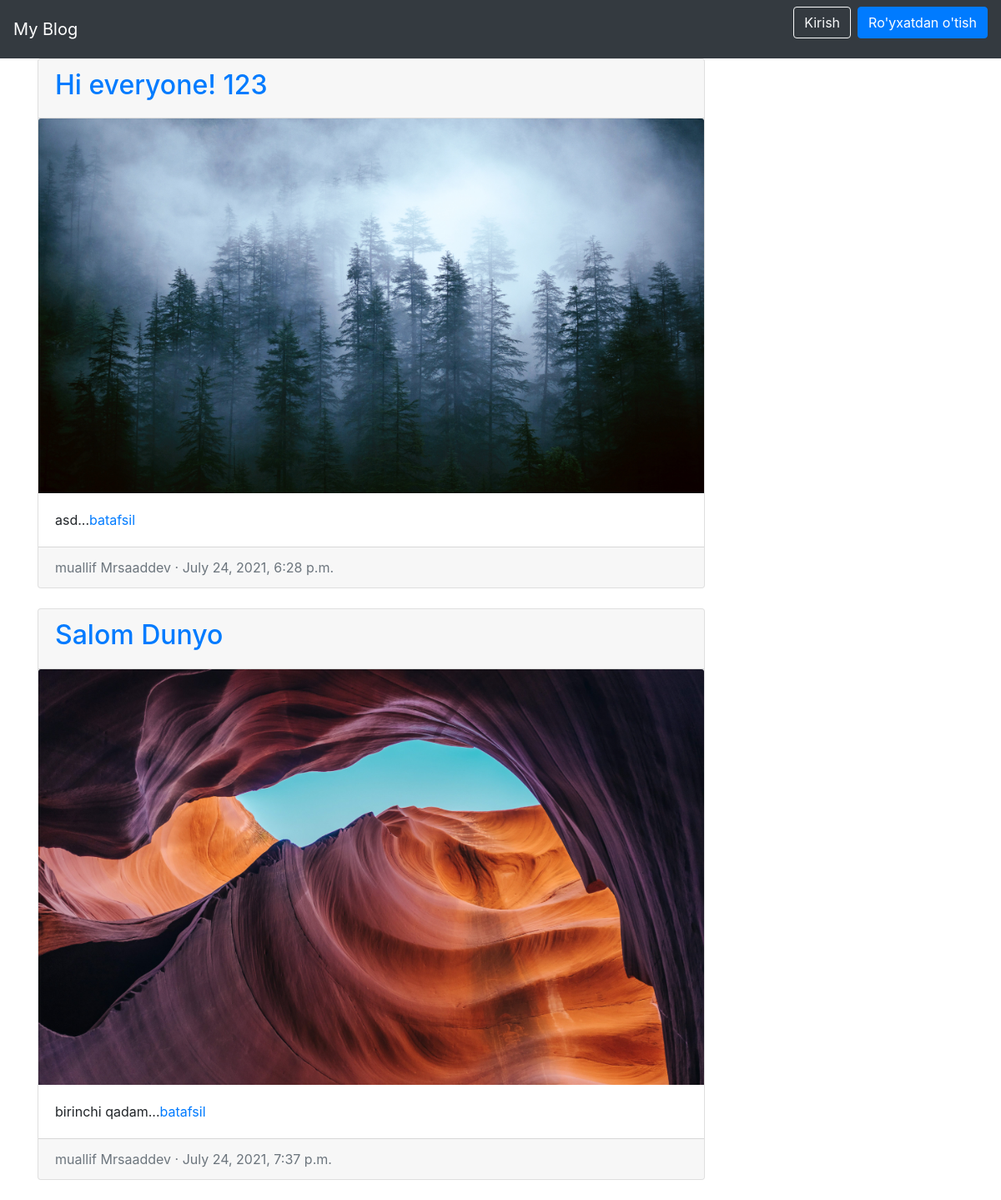
The app's page /articles/ with its own data.
### articles/models.py (models this page shows, shortened)
class Article(models.Model):
	title = models.CharField(max_length=150)
	summary = models.CharField(max_length = 200, blank = True)
	body = RichTextField(blank=False, null=False)
	photo = models.ImageField(upload_to = 'images/', blank = True)
	date = models.DateTimeField(auto_now_add = True)
	author = models.ForeignKey(
			get_user_model(),
			on_delete = models.CASCADE,
		)

### accounts/models.py (models this page shows)
class CustomUser(AbstractUser):
	age = models.PositiveIntegerField(null = True, blank = True)

### articles/views.py (the view)
# urls.py: path('', ArticleListView.as_view(), name='article_list'),
class ArticleListView(ListView):
    model = Article
    template_name = 'article_list.html'

### templates/article_list.html (shortened to what this page needs)
{% extends 'base.html' %}
{% block content %}
    {% for article in object_list %}
        <div class="card" style="width: 50rem;">
            <div class="card-header">
                <span class="font-weight-bold"><a href="{% url 'article_detail' article.pk  %}"><h2>{{ article.title }}</h2></a></span>
            </div>
            {% if article.photo %}
                <img class="card-img-top" src="{{ article.photo.url }}" alt="{{ article.title }}">
            {%  endif %}
            <div class="card-body">
                {{ article.summary }}...<a href="{% url 'article_detail' article.pk  %}">batafsil</a>
            </div>
            <div class="card-footer text-left text-muted">
                <span class="text-muted">muallif {{ article.author | title }} &middot; {{ article.date }}</span>
            </div>
        </div>
        <br />
    {% endfor %}
    </div>
{% endblock content %}

### records on screen
Article: title "Hi everyone! 123", photo (picture), summary "asd", author "Mrsaaddev", date "July 24, 2021, 6:28 p.m."
Article: title "Salom Dunyo", photo (picture), summary "birinchi qadam", author "Mrsaaddev", date "July 24, 2021, 7:37 p.m."
